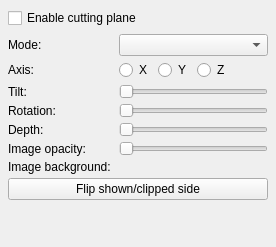
<?xml version="1.0" encoding="UTF-8"?>
<ui version="4.0">
 <class>Form</class>
 <widget class="QWidget" name="Form">
  <property name="geometry">
   <rect>
    <x>0</x>
    <y>0</y>
    <width>276</width>
    <height>247</height>
   </rect>
  </property>
  <property name="windowTitle">
   <string>Cutting plane</string>
  </property>
  <layout class="QVBoxLayout" name="layout">
   <property name="spacing">
    <number>6</number>
   </property>
   <property name="leftMargin">
    <number>8</number>
   </property>
   <property name="topMargin">
    <number>8</number>
   </property>
   <property name="rightMargin">
    <number>8</number>
   </property>
   <property name="bottomMargin">
    <number>8</number>
   </property>
   <item>
    <widget class="QCheckBox" name="bool_cut_enabled">
     <property name="text">
      <string>Enable cutting plane</string>
     </property>
    </widget>
   </item>
   <item>
    <widget class="QWidget" name="controls" native="true">
     <layout class="QGridLayout" name="controls_grid">
      <property name="leftMargin">
       <number>0</number>
      </property>
      <property name="topMargin">
       <number>0</number>
      </property>
      <property name="rightMargin">
       <number>0</number>
      </property>
      <property name="bottomMargin">
       <number>0</number>
      </property>
      <property name="horizontalSpacing">
       <number>8</number>
      </property>
      <property name="verticalSpacing">
       <number>4</number>
      </property>
      <item row="2" column="1">
       <widget class="QSlider" name="value_cut_tilt">
        <property name="maximum">
         <number>180</number>
        </property>
        <property name="orientation">
         <enum>Qt::Horizontal</enum>
        </property>
       </widget>
      </item>
      <item row="7" column="0" colspan="2">
       <widget class="QPushButton" name="button_flip_cut">
        <property name="text">
         <string>Flip shown/clipped side</string>
        </property>
       </widget>
      </item>
      <item row="4" column="0">
       <widget class="QLabel" name="label_depth">
        <property name="text">
         <string>Depth:</string>
        </property>
       </widget>
      </item>
      <item row="5" column="0">
       <widget class="QLabel" name="label_image">
        <property name="text">
         <string>Image opacity:</string>
        </property>
       </widget>
      </item>
      <item row="4" column="1">
       <widget class="QSlider" name="value_cut_depth">
        <property name="maximum">
         <number>1000</number>
        </property>
        <property name="orientation">
         <enum>Qt::Horizontal</enum>
        </property>
       </widget>
      </item>
      <item row="0" column="1">
       <widget class="QComboBox" name="combosel_cut_mode">
        <property name="sizePolicy">
         <sizepolicy hsizetype="Expanding" vsizetype="Fixed">
          <horstretch>0</horstretch>
          <verstretch>0</verstretch>
         </sizepolicy>
        </property>
       </widget>
      </item>
      <item row="0" column="0">
       <widget class="QLabel" name="label_mode">
        <property name="text">
         <string>Mode:</string>
        </property>
       </widget>
      </item>
      <item row="2" column="0">
       <widget class="QLabel" name="label_tilt">
        <property name="text">
         <string>Tilt:</string>
        </property>
       </widget>
      </item>
      <item row="5" column="1">
       <widget class="QSlider" name="value_cut_plane_image_opacity">
        <property name="maximum">
         <number>1000</number>
        </property>
        <property name="orientation">
         <enum>Qt::Horizontal</enum>
        </property>
       </widget>
      </item>
      <item row="3" column="1">
       <widget class="QSlider" name="value_cut_rotation">
        <property name="maximum">
         <number>360</number>
        </property>
        <property name="orientation">
         <enum>Qt::Horizontal</enum>
        </property>
       </widget>
      </item>
      <item row="1" column="0">
       <widget class="QLabel" name="label_axis">
        <property name="text">
         <string>Axis:</string>
        </property>
       </widget>
      </item>
      <item row="3" column="0">
       <widget class="QLabel" name="label_rotation">
        <property name="text">
         <string>Rotation:</string>
        </property>
       </widget>
      </item>
      <item row="1" column="1">
       <widget class="QWidget" name="simple_box" native="true">
        <layout class="QHBoxLayout" name="simple_layout">
         <property name="leftMargin">
          <number>0</number>
         </property>
         <property name="topMargin">
          <number>0</number>
         </property>
         <property name="rightMargin">
          <number>0</number>
         </property>
         <property name="bottomMargin">
          <number>0</number>
         </property>
         <item>
          <widget class="QRadioButton" name="radio_axis_x">
           <property name="text">
            <string>X</string>
           </property>
          </widget>
         </item>
         <item>
          <widget class="QRadioButton" name="radio_axis_y">
           <property name="text">
            <string>Y</string>
           </property>
          </widget>
         </item>
         <item>
          <widget class="QRadioButton" name="radio_axis_z">
           <property name="text">
            <string>Z</string>
           </property>
          </widget>
         </item>
         <item>
          <spacer name="axis_spacer">
           <property name="orientation">
            <enum>Qt::Horizontal</enum>
           </property>
           <property name="sizeHint" stdset="0">
            <size>
             <width>40</width>
             <height>20</height>
            </size>
           </property>
          </spacer>
         </item>
        </layout>
       </widget>
      </item>
      <item row="6" column="0">
       <widget class="QLabel" name="label_color">
        <property name="text">
         <string>Image background:</string>
        </property>
       </widget>
      </item>
      <item row="6" column="1">
       <widget class="QColorBox" name="color_cut_plane_image_bgcolor">
        <property name="text">
         <string/>
        </property>
       </widget>
      </item>
     </layout>
    </widget>
   </item>
   <item>
    <spacer name="verticalSpacer">
     <property name="orientation">
      <enum>Qt::Vertical</enum>
     </property>
     <property name="sizeHint" stdset="0">
      <size>
       <width>20</width>
       <height>40</height>
      </size>
     </property>
    </spacer>
   </item>
  </layout>
 </widget>
 <customwidgets>
  <customwidget>
   <class>QColorBox</class>
   <extends>QLabel</extends>
   <header>glue_qt.utils.colors</header>
  </customwidget>
 </customwidgets>
 <resources/>
 <connections/>
</ui>
